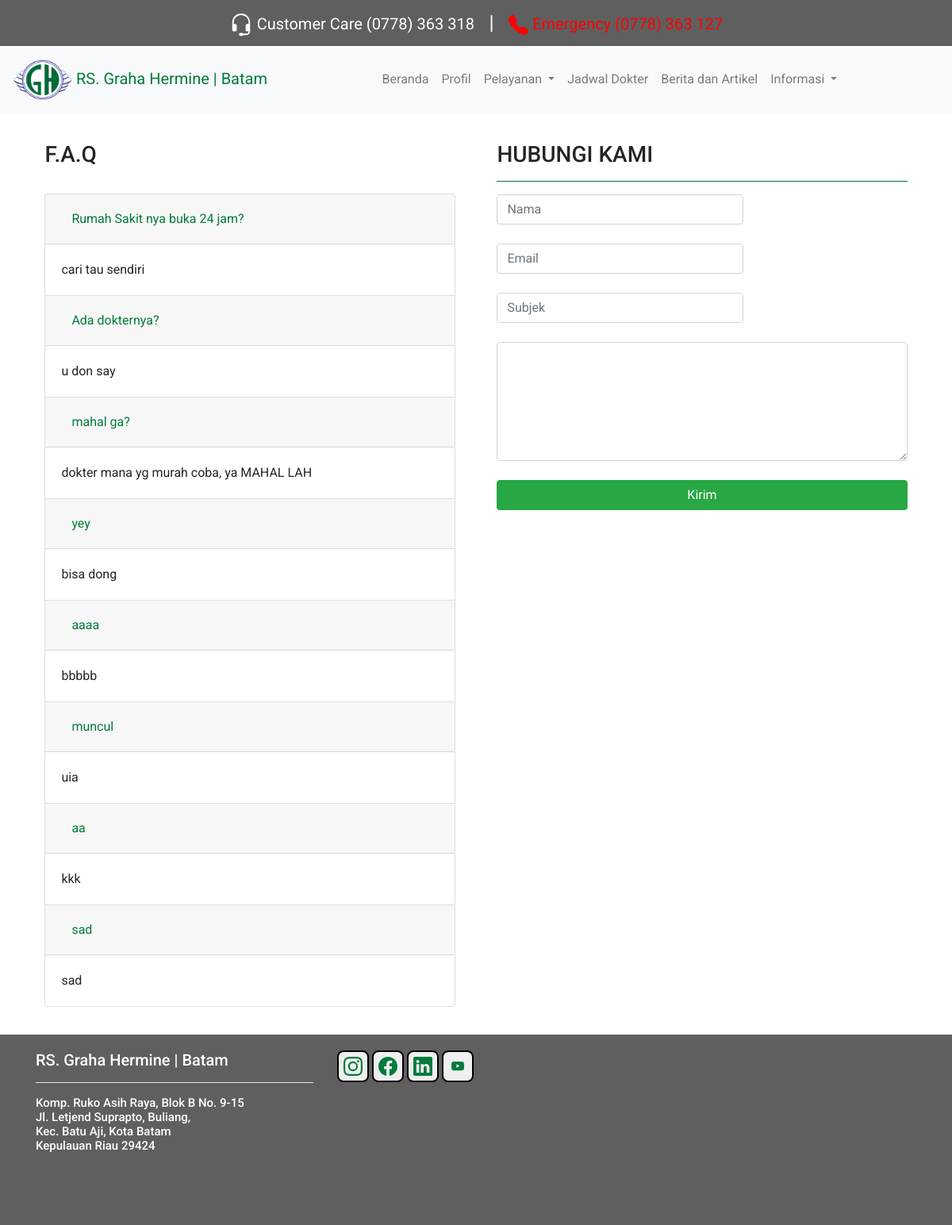
/clientsite/FAQ.php, run on the app's committed database.
### tables this page shows
CREATE TABLE `faq` (
  `faqID` int(11) NOT NULL,
  `judulFaq` varchar(250) NOT NULL,
  `pertanyaan` text NOT NULL,
  `jawaban` text NOT NULL
);

### clientsite/FAQ.php (the view, shortened to what this page needs)
<?php
require '../assets/core/init.php';
    $getfaq = mysqli_query($connect, "SELECT * FROM faq");
?>
<html>
<head>
  <link rel="stylesheet" href="https://stackpath.bootstrapcdn.com/bootstrap/4.1.3/css/bootstrap.min.css">
</head>
<body>
  <div class="mainmenu">
    <div class="weblogo">
    <span style="font-size:20px"> &nbsp;Customer Care (0778) 363 318</span> &nbsp; | &nbsp; <span style="font-size:20px; color:red;"> &nbsp;Emergency (0778) 363 127 </span>
    </div>
    <nav class="navbar navbar-expand-lg navbar-light bg-light">
      <a class="navbar-brand" href="Beranda.php" style="color: rgb(0, 123, 59);"><img src="../assets/image/logo_gh_3.png" width="75" height="auto"> RS. Graha Hermine | Batam</a>
      <div class="collapse navbar-collapse" id="navbarNavDropdown">
        <ul class="navbar-nav mx-auto mb-2 mb-lg-0">
          <li class="nav-item">
            <a class="nav-link" href="Beranda.php">Beranda</a>
          </li>
          <li class="nav-item">
            <a class="nav-link" href="Profil.php">Profil</a>
          </li>
          <li class="nav-item dropdown">
            <a class="nav-link dropdown-toggle" href="#" id="navbarDropdownMenuLink" role="button" data-toggle="dropdown" aria-haspopup="true" aria-expanded="false">
              Pelayanan
            </a>
          </li>
          <li class="nav-item">
            <a class="nav-link" href="Jadwal.php">Jadwal Dokter</a>
          </li>
          <li class="nav-item">
          <a class="nav-link" href="BeritaArtikel.php">Berita dan Artikel</a>
          </li>
          <li class="nav-item dropdown">
            <a class="nav-link dropdown-toggle" href="#" id="navbarDropdownMenuLink" role="button" data-toggle="dropdown" aria-haspopup="true" aria-expanded="false">
              Informasi
            </a>
          </li>
        </ul>
      </div>
    </nav>
</div>
<br>
<div class="container" style="min-height: 100%;">
  <div class="row">
    <div class="col-sm" style="margin: 1%">
      <h3>F.A.Q</h3> <br>
      <div class="accordion" id="showfaq">
        <?php
          while($listfaq = mysqli_fetch_array($getfaq)){
            echo "<div class='card'>";
              echo "<div class='card-header' id='heading".$listfaq['faqID']."'>";
                echo "<h5 class='mb-0'>";
                  echo "<button class='btn btn-link' type='button' data-toggle='collapse' data-target='#collapse".$listfaq['faqID']."' aria-expanded='true' aria-controls='collapse".$listfaq['faqID']."' style='text-decoration:none; color:rgb(0, 123, 59);'>";
                    echo $listfaq['pertanyaan'];
                  echo "</button>";
                echo "</h5>";
              echo "</div>";
              echo "<div id='collapse".$listfaq['faqID']."' class='collapse show' aria-labelledby='heading".$listfaq['faqID']."' data-parent='#showfaq'>";
                echo "<div class='card-body'>";
                  echo  $listfaq['jawaban'];
                echo "</div>";
              echo "</div>";
            echo "</div> ";
          } ?>
      </div>
    </div>
    <div class="col-sm" style="margin: 1%">
      <h3>HUBUNGI KAMI</h3>
        <form action="FAQ.php" method="POST">
          <div class="formhubungikami">
            <div style="width: 100%; background-color: rgb(0, 123, 59); margin: auto;"><hr></div>
            <input type="text" name="namalengkap" class="form-control" style="width: 60%" placeholder="Nama"> <br>
            <input type="email" name="emailpengirim" class="form-control" style="width: 60%" placeholder="Email"> <br>
            <input type="text" name="subjek" class="form-control" style="width: 60%" placeholder="Subjek"> <br>
            <textarea class="form-control" style="min-height: 150px" name="isiemail"></textarea> <br>
            <button type="submit" name="kirimemail" class="btn btn-success" style="width: 100%">Kirim</button>
          </div>
        </form>
    </div>
  </div>
</div><br>
<div class="footer" style="padding-top:20px;">
<div class="container">
<div class="row">
    <div class="col-sm">
  <h3 style="font-size:20px; color:white;">RS. Graha Hermine | Batam</h3>
  <div style="width: 100%; background-color: white;">
  <hr>
</div>
<h3 style="font-size:15px; color:white; word-wrap: normal|break-word|initial|inherit; width:100%">Komp. Ruko Asih Raya, Blok B No. 9-15 <br>Jl. Letjend Suprapto, Buliang, <br>Kec. Batu Aji, Kota Batam <br>Kepulauan Riau 29424</h3>
</div>
<div class="col-sm">
<button onclick="window.location.href='https://www.instagram.com/rs_grahahermine/';" style="width:40; height:40; border-radius: 8px; border-style: solid">
</button>
<button onclick="window.location.href='https://www.facebook.com/rumahsakitgrahahermine';" style="width:40; height:40; border-radius: 8px; border-style: solid">
</button>
<button onclick="window.location.href='https://www.linkedin.com/company/rumah-sakit-graha-hermine';" style="width:40; height:40; border-radius: 8px; border-style: solid">
</button>
<button onclick="window.location.href='https://www.youtube.com/channel/UCrVa5dDtzD7ARnE3TqN4Wig/featured';" style="width:40; height:40; border-radius: 8px; border-style: solid">
</button>
</div>
<div class="col-sm">
</div>
</div>
</div>
</div>
</body>
</html>

### clientsite/FAQ.php (style rules this page uses)
body { margin: 0; padding: 0; font-family: "Roboto", sans-serif; }
.mainmenu { width: 100%; position: relative; }
.weblogo { background-color: #5f5f5f; width: 100%; text-align: center; color: white; vertical-align: middle; font-size: 25px; padding: 10px 0px; border: none; }
.footer { width: 100%; height: 30%; background-color: #5f5f5f; bottom: 0; }

### data on the page
faq: pertanyaan "Rumah Sakit nya buka 24 jam?", jawaban "cari tau sendiri"
faq: pertanyaan "Ada dokternya?", jawaban "u don say"
faq: pertanyaan "mahal ga?", jawaban "dokter mana yg murah coba, ya MAHAL LAH"
faq: pertanyaan "yey", jawaban "bisa dong"
faq: pertanyaan "aaaa", jawaban "bbbbb"
faq: pertanyaan "muncul", jawaban "uia"
faq: pertanyaan "aa", jawaban "kkk"
faq: pertanyaan "sad", jawaban "sad"
